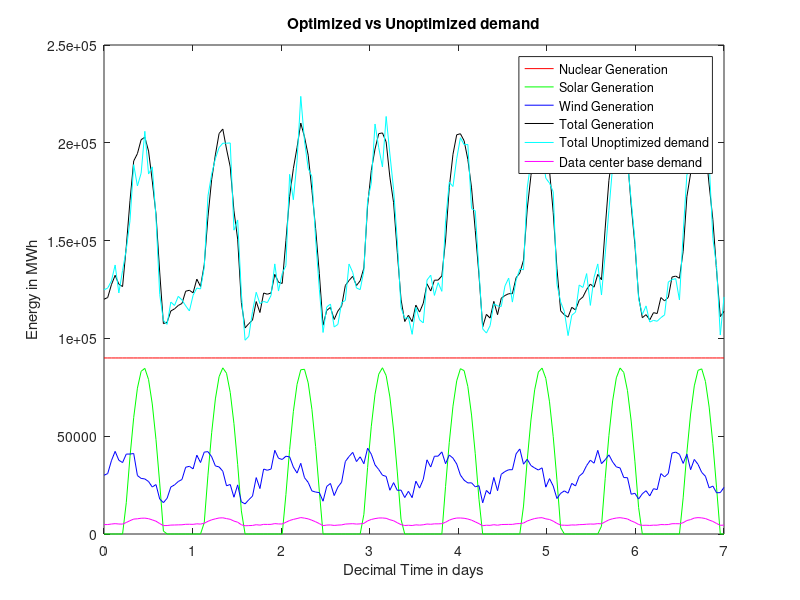

MATLAB code to generate this figure:
#Report002 data Generation script
#Roberto Avila
#EECE6370

#{
Data Types (MWh):
Tot_Gen -> Total Power Generation
  Nuc_Gen -> Nuclear power Generation
  Sol_Gen -> Solar Power Generation
  Win_Gen -> Wind power Generation
  Oth_Gen -> Other Power Generation

Tot_Dem -> Total power demand with no optimization
Opt_Dem -> Optimized data center demand
  Oth_Dem -> Domestic & other demand
  Dat_Dem -> Base demand from data centers

Error Measurement -> error pr hour between optimized and unoptimized demand
  EU -> Unoptimized
  EO -> Optimized
#}

#Base Generation (MWh)
Nuc_Base = 90000;
Sol_Base = 85000;
Wind_Base1 = 35000;
Wind_Base2 = 10000;

#Grid variance metric % of how much demand varies from generation minus 4% from data centers
GVar = 0.05;
DVar = 0.04;  # percentage from total generation that equals data center demand

#Data Center Metrics
Dat_Var = 0.15; #Maximum Data center power shifting
Dat_Rmp = 1200; #maximum rate of change that data centers can have in MW/min


#Cheap way to make time for functions
Time = 168
Time_H = linspace(0,7,Time)';

Nuc_Gen = ones(Time, 1)*Nuc_Base';
Sol_Gen = -cos(7 * Time_H)*Sol_Base';
Win_Gen = Wind_Base1 + Wind_Base2*(sin(7 * Time_H)) - rand(Time,1)*Wind_Base2;

#Realistic Sol_Gen Script:
for i = 1:length(Sol_Gen)
  if Sol_Gen(i,1) < 0
    Sol_Gen(i,1) = 0;
    Sol_Gen(i,1);
  endif
endfor

#Totals
Tot_Gen = Nuc_Gen + Sol_Gen + Win_Gen;
Dat_Dem = DVar*Tot_Gen;
#Total Demand script
for i = 1:length(Tot_Gen)
  Tot_Dem(i,1) = Tot_Gen(i,1) + randi([-5,1])*(GVar/2)*Tot_Gen(i,1) + Dat_Dem(i,1);
endfor

Opt_Dem = Tot_Dem;
#Demand v Generation Optimization algorithm (not proud of it)
for i = 1:(length(Tot_Gen)-1)#Super awesome iteration loop

Dat_Max = (Dat_Var+1)*Dat_Dem(i,1);#Maximum Data center demand
Dat_Min = (Dat_Var-1)*Dat_Dem(i,1);#Minimum Data Center demand
  if (Tot_Gen(i,1) > Opt_Dem(i,1))#Checks if generation is greater than demand if yes ramp up
    disp("Ramp Up");
    if (Dat_Max > (Dat_Rmp+Dat_Dem(i,1)))#Checks if maximum rule isnt being broken by ramp
      Tmp_Dem = Opt_Dem((i+1),1) + Dat_Rmp;#applies ramp value of next optimization demand in temporary variable
    else
      Tmp_Dem = Opt_Dem((i+1),1) + (Dat_Max-Dat_Dem(i,1));#Applies maximal ramp up to next without breaking max demand
    endif
    Opt_Dem(i+1,1) = Tmp_Dem; #Applies ramp change
    EU(i,1) = abs(Tot_Dem(i,1)-Tot_Gen(i,1));
    EO(i,1) = abs(Opt_Dem(i,1)-Tot_Gen(i,1));
  elseif (Tot_Gen(i,1) < Opt_Dem(i,1))#Checks if generation is less than demand if yes ramp down
    disp("Ramp Down");
    if (Dat_Min < (Dat_Dem(i,1)-Dat_Rmp))#Checks if minimum rule isnt being broken by ramp
      Tmp_Dem = Opt_Dem((i+1),1) - Dat_Rmp;#applies ramp value of next optimization demand in temporary variable
    else
      Tmp_Dem = Opt_Dem((i+1),1) + (Dat_Min-Dat_Dem(i,1));#Applies maximal ramp down to next without breaking max demand
    endif
    Opt_Dem(i+1,1) = Tmp_Dem; #Applies ramp change
    EU(i,1) = abs(Tot_Dem(i,1)-Tot_Gen(i,1));
    EO(i,1) = abs(Opt_Dem(i,1)-Tot_Gen(i,1));
  endif


endfor

#Final Data CSV generation
Data = [Time_H,Nuc_Gen,Sol_Gen,Win_Gen,Tot_Gen,Tot_Dem];

#Testing plot for quick Verification
#subplot(1,2,1);
plot(Time_H, Nuc_Gen,'r', Time_H, Sol_Gen,'g',...
 Time_H, Win_Gen, 'b', Time_H, Tot_Gen,'k', Time_H, Tot_Dem,'c',...
 Time_H, Dat_Dem, 'm');
title ("Optimized vs Unoptimized demand");
xlabel ("Decimal Time in days");
ylabel ("Energy in MWh");
legend ("Nuclear Generation","Solar Generation", "Wind Generation", ...
"Total Generation", "Total Unoptimized demand", "Data center base demand");


###Error plots
##subplot(1,2,2);
##plot(Time_H, EU, Time_H, EO);
##legend("Unoptimized Error", "Optimized Error");
##
mean(EU)
mean(EO)






